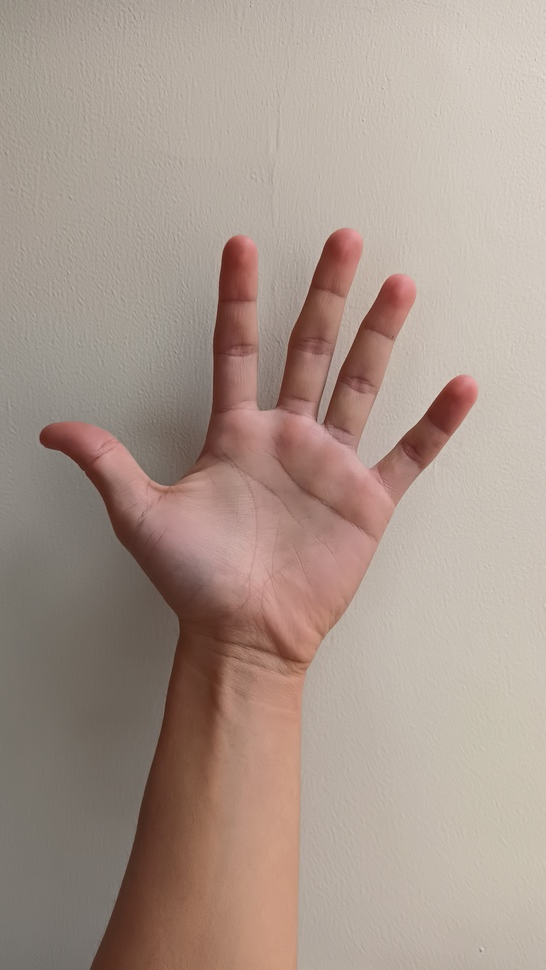
#> input picture Proyecto/Entrega final, Oscar Riveros, Yovany Vargas/Images/Indoor_P.jpg, 546 x 970 px, shrunk from 2250 x 4000 before the run
$ jupyter execute --allow-errors Proyecto_TIA.ipynb
#> lines starting #> are read from the running program, lines starting #| are printed output that depends on the picture; after the words box and inside, x2 and y2 are one past the last pixel; in counts of white or black regions, pixels touching at a corner belong together
## **Primer avance del proyecto, tecnicas de inteligencia artificial**

### **Integrantes**

- Oscar Leonardo Riveros Perez

- Yovany Esneider Vargas Gutierrez

**Preproceso, adecuación de imagenes**

[cell 1]
import cv2
from IPython.display import Image
import os
import numpy as np
import math
from matplotlib import pyplot as plt

#Se tienen 3 tipos de imagen
#Mano al interior
Indoor_P = cv2.imread('Images/Indoor_P.jpg',1)
#> Indoor_P is the input picture: shape (970, 546, 3); mean B, G, R 140.8, 151.2, 168.7
Indoor_G = cv2.imread('Images/Indoor_G.jpg',1)
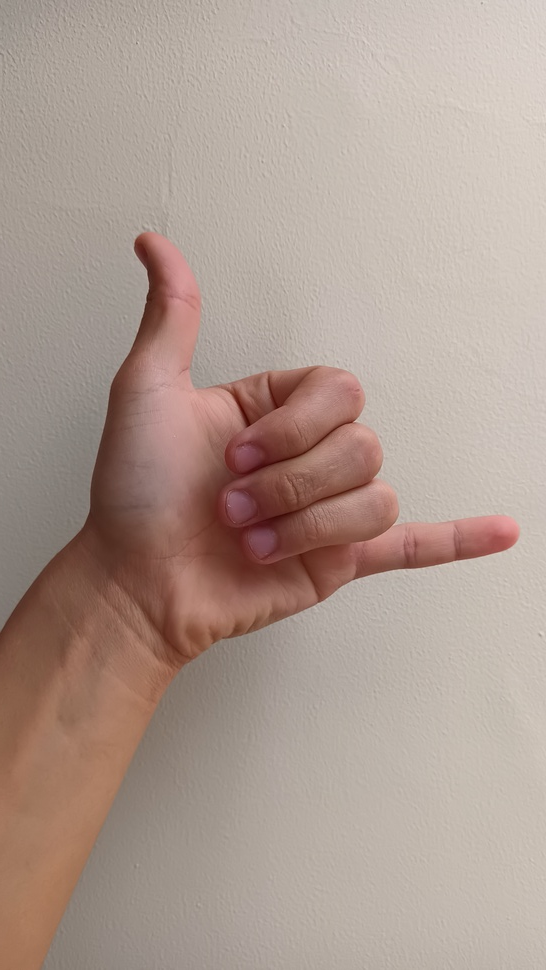
#> input picture Proyecto/Entrega final, Oscar Riveros, Yovany Vargas/Images/Indoor_G.jpg, 546 x 970 px, shrunk from 2250 x 4000 before the run
#> Indoor_G is the input picture: shape (970, 546, 3); mean B, G, R 145.5, 155.3, 173.8

#Mano al exterior pero con un patron de ladrillos de fondo
Pattern_P = cv2.imread('Images/Pattern_P.jpg',1)
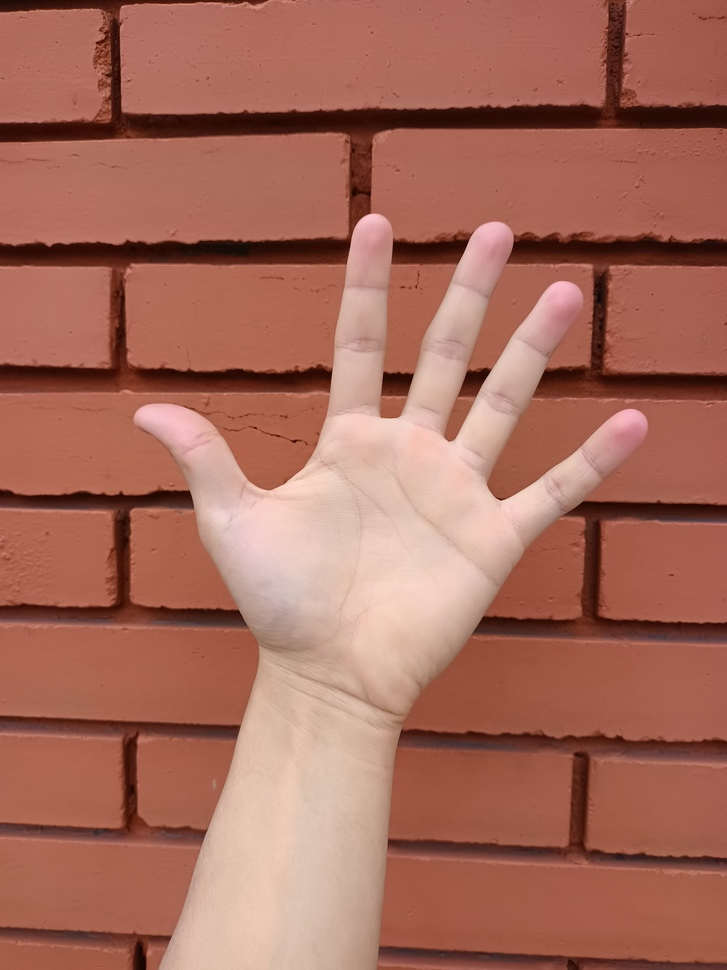
#> input picture Proyecto/Entrega final, Oscar Riveros, Yovany Vargas/Images/Pattern_P.jpg, 727 x 970 px, shrunk from 3000 x 4000 before the run
#> Pattern_P is the input picture: shape (970, 727, 3); mean B, G, R 91, 106.9, 166
Pattern_G = cv2.imread('Images/Pattern_G.jpg',1)
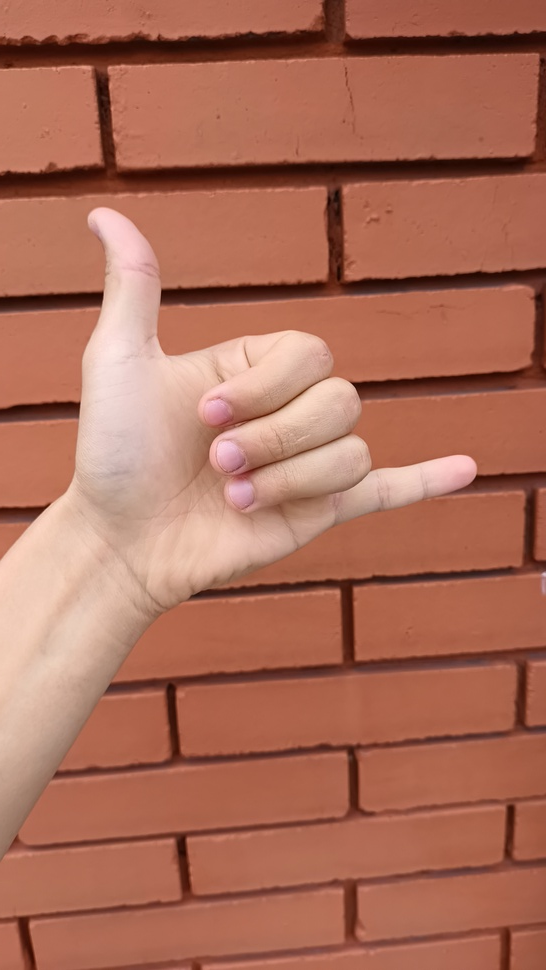
#> input picture Proyecto/Entrega final, Oscar Riveros, Yovany Vargas/Images/Pattern_G.jpg, 546 x 970 px, shrunk from 2250 x 4000 before the run
#> Pattern_G is the input picture: shape (970, 546, 3); mean B, G, R 88.7, 108.9, 171.6

#Mano en un ambiente donde hay varios tipos de objetos
Green_P = cv2.imread('Images/Green_P.jpg',1)
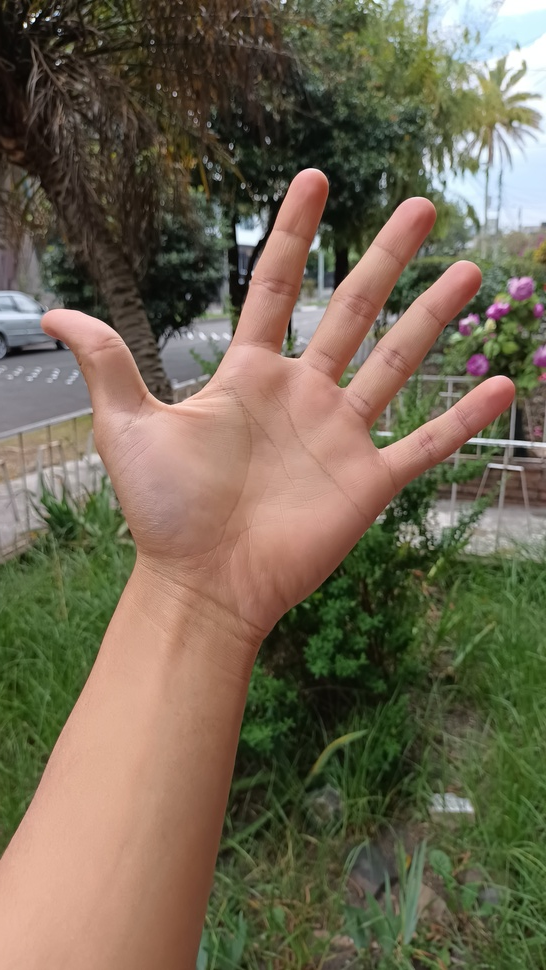
#> input picture Proyecto/Entrega final, Oscar Riveros, Yovany Vargas/Images/Green_P.jpg, 546 x 970 px, shrunk from 2250 x 4000 before the run
#> Green_P is the input picture: shape (970, 546, 3); mean B, G, R 82.4, 102.7, 112.6
Green_G = cv2.imread('Images/Green_G.jpg',1)
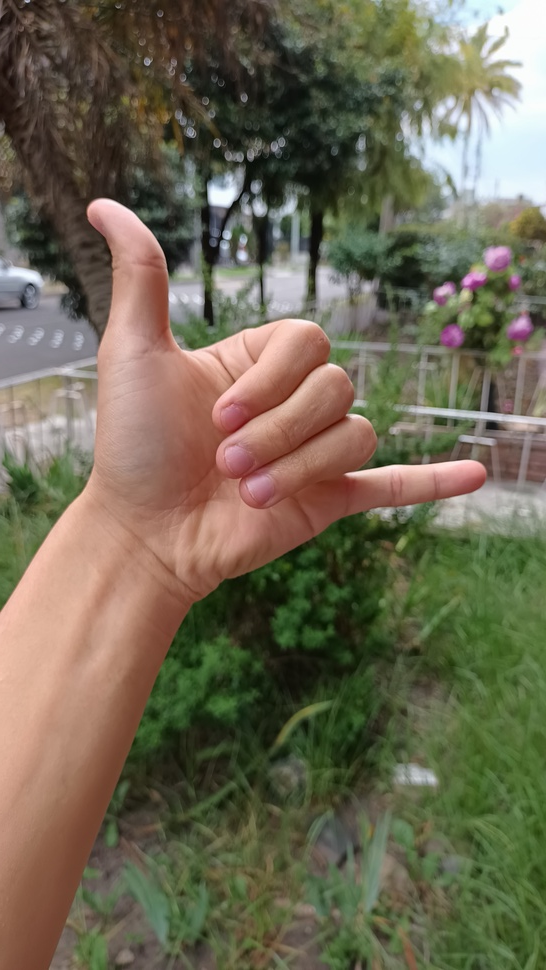
#> input picture Proyecto/Entrega final, Oscar Riveros, Yovany Vargas/Images/Green_G.jpg, 546 x 970 px, shrunk from 2250 x 4000 before the run
#> Green_G is the input picture: shape (970, 546, 3); mean B, G, R 83.2, 104.1, 110.5

#[:,:,::-1] -> Correccion para representar con matplotlib, ya que el arreglo de opencv esta en [B,G,R] y matplotlib [R,G,B]
Green_P, Green_G, Indoor_P, Indoor_G, Pattern_P, Pattern_G = Green_P[:,:,::-1],Green_G[:,:,::-1], Indoor_P[:,:,::-1], Indoor_G[:,:,::-1], Pattern_P[:,:,::-1], Pattern_G[:,:,::-1]

Original_P = [Indoor_P, Pattern_P, Green_P]
Original_G = [Indoor_G, Pattern_G, Green_G]

Antes de iniciar con el planteamieto del algoritmo a seguir para el reconocimiento de la mano, se hará una comparativa en diferentes espacios de color para encontrar el metodo con el mejor desempeño, a la hora de segmentar las imagenes mediante umbralización.

Los espacios de color más son compatibles con el reconocimiento de piel son el HSV y YCrCb. Sin embargo, en un estudio realizado por Michael J. Jones, demuestra que son más relavantes el numero de bins que el espacio de color utilizado en el reconocimiento de la piel, por tanto, también se pondrá a prueba este metodo.

[cell 2]
#Funciones
def YCrCb(img):
    return (cv2.cvtColor(img, cv2.COLOR_RGB2YCrCb))
#> returned value: shape (970, 546, 3); mean of channels 0, 1, 2 155.3, 137.6, 119.8
#> in YCrCb (call 2), `return (cv2.cvtColor(img, cv2.COLOR_RGB2YCrCb))`: returned value: shape (970, 727, 3); mean of channels 0, 1, 2 122.8, 158.9, 110.1
#> in YCrCb (call 3), `return (cv2.cvtColor(img, cv2.COLOR_RGB2YCrCb))`: returned value: shape (970, 546, 3); mean of channels 0, 1, 2 103.3, 134.6, 116.1
def HSV(img):
    return (cv2.cvtColor(img, cv2.COLOR_RGB2HSV))
#> returned value: shape (970, 546, 3); mean H, S, V 13.5, 45.5, 168.7
#> in HSV (call 2), `return (cv2.cvtColor(img, cv2.COLOR_RGB2HSV))`: returned value: shape (970, 727, 3); mean H, S, V 8.1, 125.2, 166
#> in HSV (call 3), `return (cv2.cvtColor(img, cv2.COLOR_RGB2HSV))`: returned value: shape (970, 546, 3); mean H, S, V 33.3, 92.3, 119.7
def lessBins(img, bins):
#> called with bins = 128
    q = 256/bins
    normalized_img = cv2.normalize(img, None, 0, bins-1, cv2.NORM_MINMAX)
    return(normalized_img)
def dilarode(img, kernel):
    dilated_img = cv2.dilate(img, kernel, iterations = 1)
    dilaroded_img = cv2.erode(dilated_img, kernel, iterations = 1)
    return(dilaroded_img)

[cell 3]
#Espacios de color
Manos_YCrCb = [YCrCb(Indoor_P), YCrCb(Pattern_P), YCrCb(Green_P)]
Manos_HSV = [HSV(Indoor_P), HSV(Pattern_P), HSV(Green_P)]

#Reducción de bins
bins_0 = 128
Manos_128bins = [lessBins(Indoor_P, bins_0), lessBins(Pattern_P, bins_0), lessBins(Green_P, bins_0)]
bins_1 = 32
Manos_64bins = [lessBins(Indoor_P, bins_1), lessBins(Pattern_P, bins_1), lessBins(Green_P, bins_1)]
#> call 4 of lessBins, with bins = 32
#> in lessBins (call 4), `normalized_img = cv2.normalize(img, None, 0, bins-1, cv2.NORM_MINMAX)`:
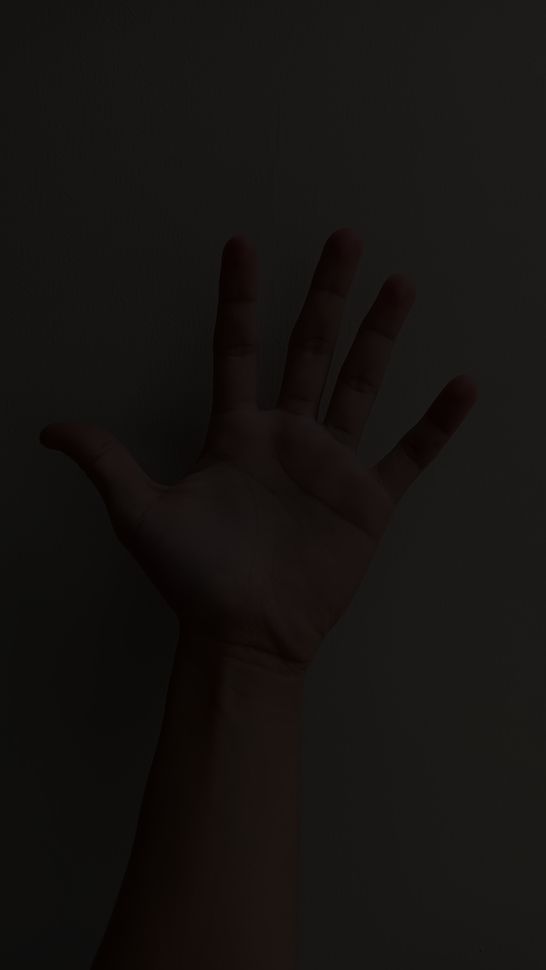
#> normalized_img: shape (970, 546, 3); mean R, G, B 21.8, 19.2, 17.6

res = [Manos_YCrCb, Manos_HSV, Manos_128bins, Manos_64bins]
title1 = ['YCrCb ', 'HSV ', '128 Bins ', '32 Bins ']
title2 = ['Indoor', 'Pattern', 'Green']

plt.figure(1)
#> (this line was passed over: IPython is not available in this run)
#> (the rest of this cell did not finish here and is left out)

Aunque hay ventajas en los interiores con en el espacio de color HSV y en exteriores con YCrCb con respecto a la reducción en el número de bins, esta última mantiene un balance en todos los casos, evidenciando lo descrito por Michael J. Jones en su estudio en la detección de piel en imágenes. Sin embargo, debido al ambiente de demostración se usará el espacio de color HSV para interiores.

[cell 4]
#Se suavisa el histograma para eliminar minimos locales
blur = cv2.GaussianBlur(YCrCb(Indoor_G), (5,5), 0)
#> in YCrCb (call 4), `return (cv2.cvtColor(img, cv2.COLOR_RGB2YCrCb))`: returned value: shape (970, 546, 3); mean of channels 0, 1, 2 159.8, 138.2, 120
img = blur[:,:,1]

#Debido a que buscan los maximos globales lo mejor es usar umbral binario
tre, otsu = cv2.threshold(img,0,255,cv2.THRESH_BINARY + cv2.THRESH_OTSU)
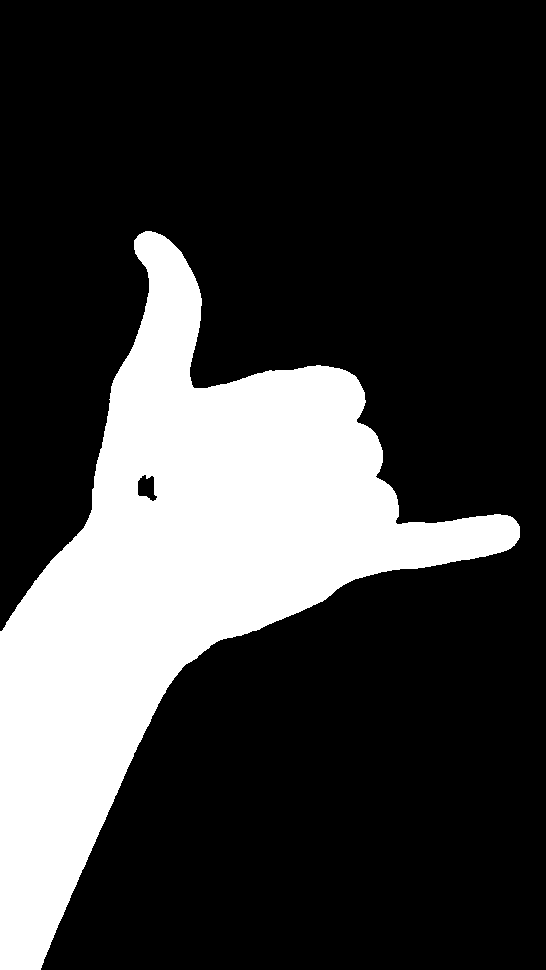
#> otsu: shape (970, 546); 24% white; 1 white region, box (x1, y1, x2, y2) and area: (0, 231, 520, 970) 127201
#> tre = 142

#Se aplica dilatación erosión
kernel = np.ones((5, 5), np.uint8)
# dilaroded_img = dilarode(otsu, kernel) # No sirve de nada
cv2.namedWindow('Prueba', cv2.WINDOW_NORMAL)
cv2.imshow('Prueba', Indoor_G)
cv2.waitKey(0)
cv2.destroyAllWindows()
#AND entre la segmentación y la imagen original
merged = cv2.bitwise_and(Indoor_G, Indoor_G, mask=otsu)
merged_gray = cv2.cvtColor(merged, cv2.COLOR_RGB2GRAY)

#Hallar sombras
_, shadows = cv2.threshold(merged_gray,60,255,cv2.THRESH_TOZERO_INV)

#Hallar Canny
canny = cv2.Canny(merged_gray,40,255)
#> canny: shape (970, 546); 0.5% white in thin lines or dots, all inside (x1, y1, x2, y2) = (0, 230, 521, 970)
canny_dilated = cv2.dilate(canny, kernel, iterations = 1)
#> canny_dilated: shape (970, 546); 2.8% white; 3 white regions, box (x1, y1, x2, y2) and area: (0, 228, 523, 970) 14536, (135, 473, 159, 503) 450, (225, 502, 234, 511) 66

#AND entre sombras y canny
merged_edge = cv2.bitwise_and(canny, canny_dilated, mask = shadows)
#> merged_edge: shape (970, 546); 0.05% white in thin lines or dots, all inside (x1, y1, x2, y2) = (2, 272, 337, 631)
merged_dilated = cv2.dilate(merged_edge, kernel, iterations = 1)
#> merged_dilated: shape (970, 546); 0.5% white; 18 white regions

#Hallar fronteras
contour, _ = cv2.findContours(merged_gray, cv2.RETR_EXTERNAL,  cv2.CHAIN_APPROX_SIMPLE)
#> contour = 1 contour; box (x1, y1, x2, y2) and area: (0, 231, 520, 970) 126500
contour_image = cv2.drawContours(np.zeros_like(merged_gray), contour, -1, (255), 2)
#> contour_image: shape (970, 546); 1.3% white; 1 white region, box (x1, y1, x2, y2) and area: (0, 230, 521, 970) 7028
contour_dilated = cv2.dilate(contour_image, kernel, iterations = 1)
#> contour_dilated: shape (970, 546); 3.2% white; 1 white region, box (x1, y1, x2, y2) and area: (0, 228, 523, 970) 16921

#Silueta final
final_merged = cv2.bitwise_or(contour_image, merged_dilated)
#> final_merged: shape (970, 546); 1.6% white; 6 white regions, box (x1, y1, x2, y2) and area: (0, 230, 521, 970) 7574, (243, 449, 310, 479) 411, (268, 384, 292, 410) 288, (235, 399, 262, 429) 287, (312, 439, 323, 449) 66, (330, 426, 339, 434) 48
final_dilated = cv2.dilate(final_merged, kernel, iterations = 1)
#> final_dilated: shape (970, 546); 3.7% white; 5 white regions, box (x1, y1, x2, y2) and area: (0, 228, 523, 970) 17484, (241, 437, 325, 481) 973, (233, 397, 264, 431) 553, (266, 382, 294, 412) 542, (328, 424, 341, 436) 132

plt.figure(1)
#> (this line was passed over: IPython is not available in this run)
#> (the rest of this cell did not finish here and is left out)

Con la silueta completa de la mano, lo siguiente es hallar la estructura de los dedos, en otras palabras identificar los dedos. Esto mediante una mascara que me elimina los contornos y dibuja en sus extremos.

[cell 5]
#Máscara de 7x7 hay que se expande N veces, donde N es una cuarta parte del grosor del dedo

def generator(N):

    d = 1+ 3*2*N
    matriz = np.zeros((d,d))
    matriz1 = np.zeros((d,d))
    matriz2 = np.zeros((d,d))


    center = 3*N
    matriz[center][center] = -1
    matriz1[center][center] = 1

    for i in range(d):
         for j in range(d):

            radio = np.sqrt((i - center)**2 + (j - center)**2)
            if radio <= N:
                matriz[i, j] = -1
                matriz1[i, j] = 1

            elif radio <= 3*N and radio > 2*N:
                matriz[i, j] = 1
                matriz2[i, j] = 1

    return matriz,matriz1,matriz2

final_edge = cv2.bitwise_and(Indoor_G, Indoor_G, mask=final_dilated)

#Convolución con G
G, G_1, G_2 = np.array(generator(30))
fingers = cv2.filter2D(final_edge, -1, G)

#Erosión para eliminar areas no deseadas
k = np.ones((61, 61), np.uint8)
fingers = cv2.erode(fingers, k, iterations = 1)

#Encontrar los dedos usando el valor del umbral obtenido por Otsu en el espacio de colo HSV
mask = cv2.cvtColor(fingers, cv2.COLOR_BGR2GRAY)
manoSeg = cv2.bitwise_and(Indoor_G, Indoor_G, mask=mask)
hsv_gray = cv2.cvtColor(HSV(manoSeg), cv2.COLOR_BGR2GRAY)
#> in HSV (call 4), `return (cv2.cvtColor(img, cv2.COLOR_RGB2HSV))`: returned value: shape (970, 546, 3); mean H, S, V 3.6, 21.3, 46.9
_ ,Mano_Binary = cv2.threshold(hsv_gray,88,255,cv2.THRESH_BINARY)
#> Mano_Binary: shape (970, 546); 15.8% white; 5 white regions (4 under 20 px), largest, box (x1, y1, x2, y2) and area: (0, 315, 432, 970) 83596

#Se dilatan las areas para mayor visualización
k = np.ones((12, 12), np.uint8)
Mano_Binary_dilated = cv2.dilate(Mano_Binary,k, iterations = 1)
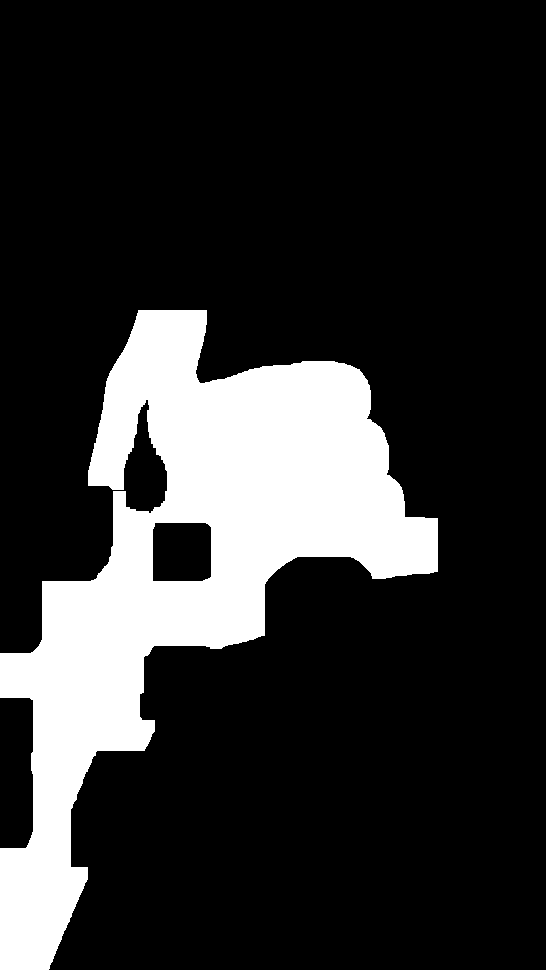
#> Mano_Binary_dilated: shape (970, 546); 18.9% white; 1 white region, box (x1, y1, x2, y2) and area: (0, 310, 438, 970) 99845

#Se unen el contorno y la detección de los dedos
FINAL = cv2.bitwise_or(Mano_Binary_dilated, final_dilated)

plt.figure(1)
#> (this line was passed over: IPython is not available in this run)
#> (the rest of this cell did not finish here and is left out)
